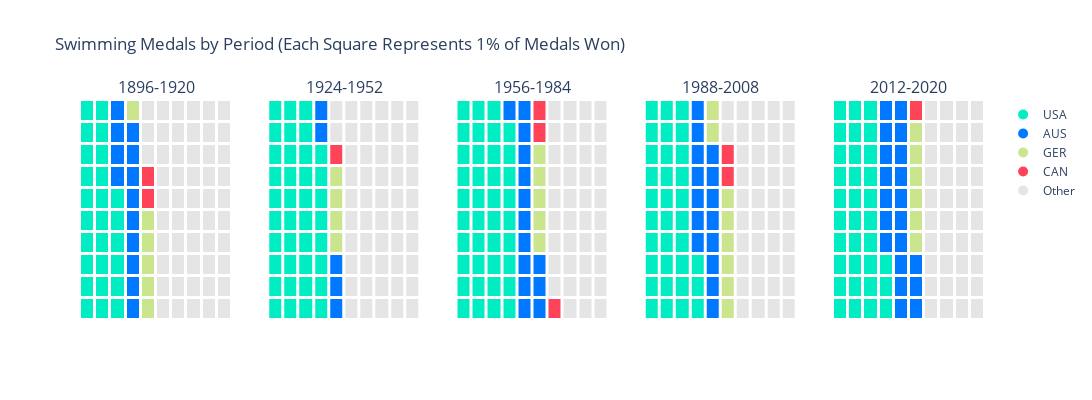

Notebook code for this chart:
### Code cell
year_groups = [
    (1896, 1920),
    (1924, 1952),
    (1956, 1984),
    (1988, 2008),
    (2012, 2020)
]

df_swimming = olympics_data[olympics_data["Sport"] == "Swimming"]
df_medals = df_swimming[df_swimming["Medal"].notna()]

total_medal_counts = df_medals["NOC"].value_counts()

top_countries = total_medal_counts.head(3).index.tolist() + ['CAN']
print(top_countries)

color_palette = ["#00ECC2", "#0078FF", "#cbe58e", "#FF4359"]
country_colors = {country: color_palette[i] for i, country in enumerate(top_countries)}
print(country_colors)
country_colors["Other"] = "rgba(170, 170, 170, 0.3)"

fig = make_subplots(rows=1, cols=5, subplot_titles=[f"{start}-{end}" for start, end in year_groups])

for idx, (start, end) in enumerate(year_groups):

    df_period = df_medals[(df_medals["Year"] >= start) & (df_medals["Year"] <= end)]
    df_grouped = df_period["NOC"].value_counts().reset_index()
    df_grouped.columns = ["Country", "Medals"]

    df_grouped["Country"] = df_grouped["Country"].apply(lambda x: x if x in top_countries else "Other")
    df_grouped = df_grouped.groupby("Country")["Medals"].sum().reset_index()

    df_grouped = df_grouped.sort_values(by="Medals", ascending=False)
    if "Other" in df_grouped["Country"].values:
        df_grouped = pd.concat([
            df_grouped[df_grouped["Country"] != "Other"],
            df_grouped[df_grouped["Country"] == "Other"]
        ])

    df_grouped["Normalized"] = (df_grouped["Medals"] / df_grouped["Medals"].sum() * 100).round().astype(int)

    while df_grouped["Normalized"].sum() > 100:
        df_grouped.loc[df_grouped["Normalized"].idxmax(), "Normalized"] -= 1
    while df_grouped["Normalized"].sum() < 100:
        df_grouped.loc[df_grouped["Normalized"].idxmax(), "Normalized"] += 1

    country_mapping = {country: i + 1 for i, country in enumerate(df_grouped["Country"])}

    flat_list = []
    for country, count in zip(df_grouped["Country"], df_grouped["Normalized"]):
        flat_list.extend([country_mapping[country]] * count)

    waffle_array = np.array(flat_list).reshape(10, 10, order="F")  # Fill column-wise

    label_map = {v: k for k, v in country_mapping.items()}
    labels = np.vectorize(label_map.get)(waffle_array)

    fig.add_trace(
        go.Heatmap(
            x=np.arange(10), y=np.arange(10),
            z=waffle_array, customdata=labels,
            xgap=3, ygap=3,
            colorscale=[(i / 4, color_palette[i]) for i in range(4)] + [(1.0, "rgba(170, 170, 170, 0.3)")],
            showscale=False,
            hovertemplate="%{customdata}<extra></extra>"
        ),
        row=1, col=idx + 1
    )

legend_entries = []
for country, color in country_colors.items():
    legend_entries.append(
        go.Scatter(
            x=[None], y=[None], mode='markers',
            marker=dict(color=color, symbol='circle', size=10),
            name=country
        )
    )

# Add the legend entries to the figure
fig.add_traces(legend_entries)

fig.update_layout(
    title="Swimming Medals by Period (Each Square Represents 1% of Medals Won)",
    width=1500, height=400,
    plot_bgcolor='rgba(0,0,0,0)',
    paper_bgcolor='rgba(0,0,0,0)',
)

for i in range(1, 6):
    fig.update_xaxes(showgrid=False, zeroline=False, showticklabels=False, row=1, col=i)
    fig.update_yaxes(showgrid=False, zeroline=False, showticklabels=False, row=1, col=i)

fig.show()

### Figure 1 — Plotly figure (JSON) as saved in the notebook; plotly's stock layout.template omitted (floating-point values rounded to 4 significant figures)
{"data": [{"colorscale": [[0, "#00ECC2"], [0.25, "#0078FF"], [0.5, "#cbe58e"], [0.75, "#FF4359"], [1, "rgba(170, 170, 170, 0.3)"]], "customdata": [["USA", "USA", "USA", "GER", "AUS", "Other", "Other", "Other", "Other", "Other"], ["USA", "USA", "USA", "GER", "AUS", "Other", "Other", "Other", "Other", "Other"], ["USA", "USA", "USA", "GER", "AUS", "Other", "Other", "Other", "Other", "Other"], ["USA", "USA", "USA", "GER", "AUS", "Other", "Other", "Other", "Other", "Other"], ["USA", "USA", "USA", "GER", "AUS", "Other", "Other", "Other", "Other", "Other"], ["USA", "USA", "USA", "GER", "CAN", "Other", "Other", "Other", "Other", "Other"], ["USA", "USA", "GER", "GER", "CAN", "Other", "Other", "Other", "Other", "Other"], ["USA", "USA", "GER", "GER", "Other", "Other", "Other", "Other", "Other", "Other"], ["USA", "USA", "GER", "GER", "Other", "Other", "Other", "Other", "Other", "Other"], ["USA", "USA", "GER", "AUS", "Other", "Other", "Other", "Other", "Other", "Other"]], "hovertemplate": "%{customdata}<extra></extra>", "showscale": false, "type": "heatmap", "x": [0, 1, 2, 3, 4, 5, 6, 7, 8, 9], "xaxis": "x", "xgap": 3, "y": [0, 1, 2, 3, 4, 5, 6, 7, 8, 9], "yaxis": "y", "ygap": 3, "z": [[1, 1, 1, 2, 3, 5, 5, 5, 5, 5], [1, 1, 1, 2, 3, 5, 5, 5, 5, 5], [1, 1, 1, 2, 3, 5, 5, 5, 5, 5], [1, 1, 1, 2, 3, 5, 5, 5, 5, 5], [1, 1, 1, 2, 3, 5, 5, 5, 5, 5], [1, 1, 1, 2, 4, 5, 5, 5, 5, 5], [1, 1, 2, 2, 4, 5, 5, 5, 5, 5], [1, 1, 2, 2, 5, 5, 5, 5, 5, 5], [1, 1, 2, 2, 5, 5, 5, 5, 5, 5], [1, 1, 2, 3, 5, 5, 5, 5, 5, 5]]}, {"colorscale": [[0, "#00ECC2"], [0.25, "#0078FF"], [0.5, "#cbe58e"], [0.75, "#FF4359"], [1, "rgba(170, 170, 170, 0.3)"]], "customdata": [["USA", "USA", "USA", "USA", "AUS", "Other", "Other", "Other", "Other", "Other"], ["USA", "USA", "USA", "USA", "AUS", "Other", "Other", "Other", "Other", "Other"], ["USA", "USA", "USA", "USA", "AUS", "Other", "Other", "Other", "Other", "Other"], ["USA", "USA", "USA", "USA", "GER", "Other", "Other", "Other", "Other", "Other"], ["USA", "USA", "USA", "USA", "GER", "Other", "Other", "Other", "Other", "Other"], ["USA", "USA", "USA", "USA", "GER", "Other", "Other", "Other", "Other", "Other"], ["USA", "USA", "USA", "USA", "GER", "Other", "Other", "Other", "Other", "Other"], ["USA", "USA", "USA", "USA", "CAN", "Other", "Other", "Other", "Other", "Other"], ["USA", "USA", "USA", "AUS", "Other", "Other", "Other", "Other", "Other", "Other"], ["USA", "USA", "USA", "AUS", "Other", "Other", "Other", "Other", "Other", "Other"]], "hovertemplate": "%{customdata}<extra></extra>", "showscale": false, "type": "heatmap", "x": [0, 1, 2, 3, 4, 5, 6, 7, 8, 9], "xaxis": "x2", "xgap": 3, "y": [0, 1, 2, 3, 4, 5, 6, 7, 8, 9], "yaxis": "y2", "ygap": 3, "z": [[1, 1, 1, 1, 2, 5, 5, 5, 5, 5], [1, 1, 1, 1, 2, 5, 5, 5, 5, 5], [1, 1, 1, 1, 2, 5, 5, 5, 5, 5], [1, 1, 1, 1, 3, 5, 5, 5, 5, 5], [1, 1, 1, 1, 3, 5, 5, 5, 5, 5], [1, 1, 1, 1, 3, 5, 5, 5, 5, 5], [1, 1, 1, 1, 3, 5, 5, 5, 5, 5], [1, 1, 1, 1, 4, 5, 5, 5, 5, 5], [1, 1, 1, 2, 5, 5, 5, 5, 5, 5], [1, 1, 1, 2, 5, 5, 5, 5, 5, 5]]}, {"colorscale": [[0, "#00ECC2"], [0.25, "#0078FF"], [0.5, "#cbe58e"], [0.75, "#FF4359"], [1, "rgba(170, 170, 170, 0.3)"]], "customdata": [["USA", "USA", "USA", "USA", "AUS", "AUS", "GER", "Other", "Other", "Other"], ["USA", "USA", "USA", "USA", "AUS", "AUS", "Other", "Other", "Other", "Other"], ["USA", "USA", "USA", "USA", "AUS", "AUS", "Other", "Other", "Other", "Other"], ["USA", "USA", "USA", "USA", "AUS", "CAN", "Other", "Other", "Other", "Other"], ["USA", "USA", "USA", "USA", "AUS", "CAN", "Other", "Other", "Other", "Other"], ["USA", "USA", "USA", "USA", "AUS", "CAN", "Other", "Other", "Other", "Other"], ["USA", "USA", "USA", "USA", "AUS", "CAN", "Other", "Other", "Other", "Other"], ["USA", "USA", "USA", "USA", "AUS", "CAN", "Other", "Other", "Other", "Other"], ["USA", "USA", "USA", "USA", "AUS", "GER", "Other", "Other", "Other", "Other"], ["USA", "USA", "USA", "AUS", "AUS", "GER", "Other", "Other", "Other", "Other"]], "hovertemplate": "%{customdata}<extra></extra>", "showscale": false, "type": "heatmap", "x": [0, 1, 2, 3, 4, 5, 6, 7, 8, 9], "xaxis": "x3", "xgap": 3, "y": [0, 1, 2, 3, 4, 5, 6, 7, 8, 9], "yaxis": "y3", "ygap": 3, "z": [[1, 1, 1, 1, 2, 2, 4, 5, 5, 5], [1, 1, 1, 1, 2, 2, 5, 5, 5, 5], [1, 1, 1, 1, 2, 2, 5, 5, 5, 5], [1, 1, 1, 1, 2, 3, 5, 5, 5, 5], [1, 1, 1, 1, 2, 3, 5, 5, 5, 5], [1, 1, 1, 1, 2, 3, 5, 5, 5, 5], [1, 1, 1, 1, 2, 3, 5, 5, 5, 5], [1, 1, 1, 1, 2, 3, 5, 5, 5, 5], [1, 1, 1, 1, 2, 4, 5, 5, 5, 5], [1, 1, 1, 2, 2, 4, 5, 5, 5, 5]]}, {"colorscale": [[0, "#00ECC2"], [0.25, "#0078FF"], [0.5, "#cbe58e"], [0.75, "#FF4359"], [1, "rgba(170, 170, 170, 0.3)"]], "customdata": [["USA", "USA", "USA", "USA", "AUS", "GER", "Other", "Other", "Other", "Other"], ["USA", "USA", "USA", "USA", "AUS", "GER", "Other", "Other", "Other", "Other"], ["USA", "USA", "USA", "USA", "AUS", "GER", "Other", "Other", "Other", "Other"], ["USA", "USA", "USA", "AUS", "AUS", "GER", "Other", "Other", "Other", "Other"], ["USA", "USA", "USA", "AUS", "AUS", "GER", "Other", "Other", "Other", "Other"], ["USA", "USA", "USA", "AUS", "AUS", "GER", "Other", "Other", "Other", "Other"], ["USA", "USA", "USA", "AUS", "AUS", "CAN", "Other", "Other", "Other", "Other"], ["USA", "USA", "USA", "AUS", "AUS", "CAN", "Other", "Other", "Other", "Other"], ["USA", "USA", "USA", "AUS", "GER", "Other", "Other", "Other", "Other", "Other"], ["USA", "USA", "USA", "AUS", "GER", "Other", "Other", "Other", "Other", "Other"]], "hovertemplate": "%{customdata}<extra></extra>", "showscale": false, "type": "heatmap", "x": [0, 1, 2, 3, 4, 5, 6, 7, 8, 9], "xaxis": "x4", "xgap": 3, "y": [0, 1, 2, 3, 4, 5, 6, 7, 8, 9], "yaxis": "y4", "ygap": 3, "z": [[1, 1, 1, 1, 2, 3, 5, 5, 5, 5], [1, 1, 1, 1, 2, 3, 5, 5, 5, 5], [1, 1, 1, 1, 2, 3, 5, 5, 5, 5], [1, 1, 1, 2, 2, 3, 5, 5, 5, 5], [1, 1, 1, 2, 2, 3, 5, 5, 5, 5], [1, 1, 1, 2, 2, 3, 5, 5, 5, 5], [1, 1, 1, 2, 2, 4, 5, 5, 5, 5], [1, 1, 1, 2, 2, 4, 5, 5, 5, 5], [1, 1, 1, 2, 3, 5, 5, 5, 5, 5], [1, 1, 1, 2, 3, 5, 5, 5, 5, 5]]}, {"colorscale": [[0, "#00ECC2"], [0.25, "#0078FF"], [0.5, "#cbe58e"], [0.75, "#FF4359"], [1, "rgba(170, 170, 170, 0.3)"]], "customdata": [["USA", "USA", "USA", "USA", "AUS", "AUS", "Other", "Other", "Other", "Other"], ["USA", "USA", "USA", "USA", "AUS", "AUS", "Other", "Other", "Other", "Other"], ["USA", "USA", "USA", "USA", "AUS", "AUS", "Other", "Other", "Other", "Other"], ["USA", "USA", "USA", "AUS", "AUS", "CAN", "Other", "Other", "Other", "Other"], ["USA", "USA", "USA", "AUS", "AUS", "CAN", "Other", "Other", "Other", "Other"], ["USA", "USA", "USA", "AUS", "AUS", "CAN", "Other", "Other", "Other", "Other"], ["USA", "USA", "USA", "AUS", "AUS", "CAN", "Other", "Other", "Other", "Other"], ["USA", "USA", "USA", "AUS", "AUS", "CAN", "Other", "Other", "Other", "Other"], ["USA", "USA", "USA", "AUS", "AUS", "CAN", "Other", "Other", "Other", "Other"], ["USA", "USA", "USA", "AUS", "AUS", "GER", "Other", "Other", "Other", "Other"]], "hovertemplate": "%{customdata}<extra></extra>", "showscale": false, "type": "heatmap", "x": [0, 1, 2, 3, 4, 5, 6, 7, 8, 9], "xaxis": "x5", "xgap": 3, "y": [0, 1, 2, 3, 4, 5, 6, 7, 8, 9], "yaxis": "y5", "ygap": 3, "z": [[1, 1, 1, 1, 2, 2, 5, 5, 5, 5], [1, 1, 1, 1, 2, 2, 5, 5, 5, 5], [1, 1, 1, 1, 2, 2, 5, 5, 5, 5], [1, 1, 1, 2, 2, 3, 5, 5, 5, 5], [1, 1, 1, 2, 2, 3, 5, 5, 5, 5], [1, 1, 1, 2, 2, 3, 5, 5, 5, 5], [1, 1, 1, 2, 2, 3, 5, 5, 5, 5], [1, 1, 1, 2, 2, 3, 5, 5, 5, 5], [1, 1, 1, 2, 2, 3, 5, 5, 5, 5], [1, 1, 1, 2, 2, 4, 5, 5, 5, 5]]}, {"marker": {"color": "#00ECC2", "size": 10, "symbol": "circle"}, "mode": "markers", "name": "USA", "type": "scatter", "x": [null], "y": [null]}, {"marker": {"color": "#0078FF", "size": 10, "symbol": "circle"}, "mode": "markers", "name": "AUS", "type": "scatter", "x": [null], "y": [null]}, {"marker": {"color": "#cbe58e", "size": 10, "symbol": "circle"}, "mode": "markers", "name": "GER", "type": "scatter", "x": [null], "y": [null]}, {"marker": {"color": "#FF4359", "size": 10, "symbol": "circle"}, "mode": "markers", "name": "CAN", "type": "scatter", "x": [null], "y": [null]}, {"marker": {"color": "rgba(170, 170, 170, 0.3)", "size": 10, "symbol": "circle"}, "mode": "markers", "name": "Other", "type": "scatter", "x": [null], "y": [null]}], "layout": {"annotations": [{"font": {"size": 16}, "showarrow": false, "text": "1896-1920", "x": 0.084, "xanchor": "center", "xref": "paper", "y": 1, "yanchor": "bottom", "yref": "paper"}, {"font": {"size": 16}, "showarrow": false, "text": "1924-1952", "x": 0.292, "xanchor": "center", "xref": "paper", "y": 1, "yanchor": "bottom", "yref": "paper"}, {"font": {"size": 16}, "showarrow": false, "text": "1956-1984", "x": 0.5, "xanchor": "center", "xref": "paper", "y": 1, "yanchor": "bottom", "yref": "paper"}, {"font": {"size": 16}, "showarrow": false, "text": "1988-2008", "x": 0.708, "xanchor": "center", "xref": "paper", "y": 1, "yanchor": "bottom", "yref": "paper"}, {"font": {"size": 16}, "showarrow": false, "text": "2012-2020", "x": 0.916, "xanchor": "center", "xref": "paper", "y": 1, "yanchor": "bottom", "yref": "paper"}], "height": 400, "paper_bgcolor": "rgba(0,0,0,0)", "plot_bgcolor": "rgba(0,0,0,0)", "title": {"text": "Swimming Medals by Period (Each Square Represents 1% of Medals Won)"}, "width": 1500, "xaxis": {"anchor": "y", "domain": [0, 0.168], "showgrid": false, "showticklabels": false, "zeroline": false}, "xaxis2": {"anchor": "y2", "domain": [0.208, 0.376], "showgrid": false, "showticklabels": false, "zeroline": false}, "xaxis3": {"anchor": "y3", "domain": [0.416, 0.584], "showgrid": false, "showticklabels": false, "zeroline": false}, "xaxis4": {"anchor": "y4", "domain": [0.624, 0.792], "showgrid": false, "showticklabels": false, "zeroline": false}, "xaxis5": {"anchor": "y5", "domain": [0.832, 1], "showgrid": false, "showticklabels": false, "zeroline": false}, "yaxis": {"anchor": "x", "domain": [0, 1], "showgrid": false, "showticklabels": false, "zeroline": false}, "yaxis2": {"anchor": "x2", "domain": [0, 1], "showgrid": false, "showticklabels": false, "zeroline": false}, "yaxis3": {"anchor": "x3", "domain": [0, 1], "showgrid": false, "showticklabels": false, "zeroline": false}, "yaxis4": {"anchor": "x4", "domain": [0, 1], "showgrid": false, "showticklabels": false, "zeroline": false}, "yaxis5": {"anchor": "x5", "domain": [0, 1], "showgrid": false, "showticklabels": false, "zeroline": false}}}
